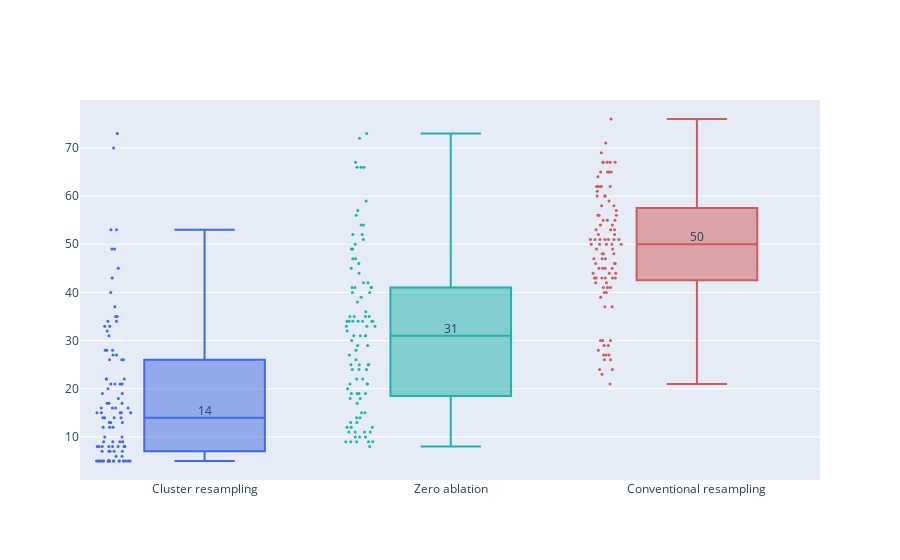
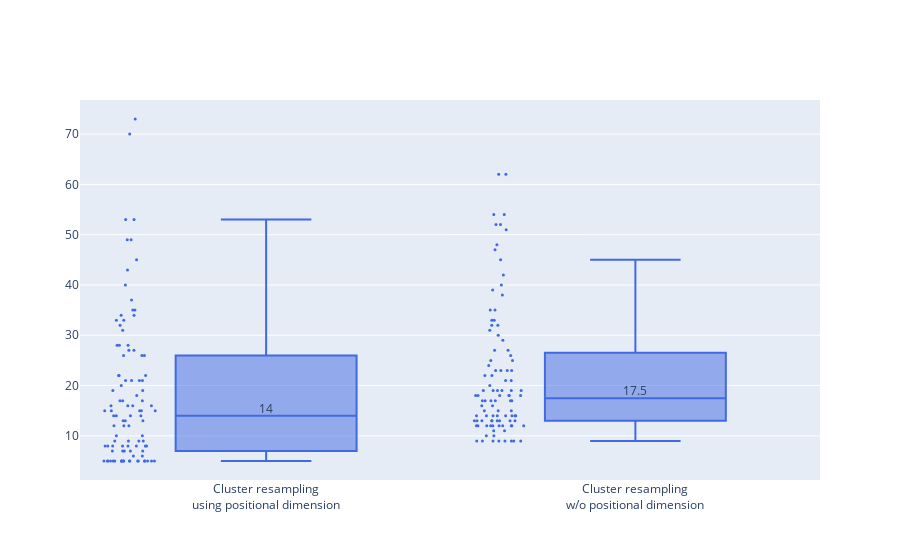

Notebook code cell kept with these figures, in order:
### Code cell
# Plot mean number of features for main strategies

import plotly.graph_objects as go
import pandas as pd

# Create a DataFrame by concatenating the data from all strategies
df = pd.concat([profile["data"] for profile in strategies.values()])

def show_figure(names: list[str], label_key: str = "label"):
    """
    Create a box plot to compare the number of features across different strategies.
    """
    fig = go.Figure()

    for strategy in names:
        strategy_data = df[df["strategy"] == strategy]
        median_value = strategy_data["num_features"].median()
        fig.add_trace(go.Box(
            x=strategy_data[label_key],
            y=strategy_data["num_features"],
            boxpoints="all",  # Show all points
            marker=dict(size=3),
            marker_color=strategies[strategy]["color"],
        ))
        # Add a text annotation
        fig.add_trace(go.Scatter(
            x=[strategy_data[label_key].iloc[0]],
            y=[median_value],
            mode="text",
            text=[f"{str(median_value).strip('0').strip('.')}"],
            textposition="top center",
            showlegend=False
        ))

    # Update layout
    fig.update_layout(
        xaxis=dict(title="", tickangle=0),
        yaxis=dict(title=""),
        showlegend=False,
    )

    fig.show()

# Show figure for different sets of strategies
show_figure(["cluster", "zero", "random"])
show_figure(["cluster", "cluster-nopos"], label_key="label_alt")

# Print average num_features for each strategy
for strategy, profile in strategies.items():
    mean_features = profile["data"]["num_features"].mean()
    print(f"Strategy: {strategy}, Average num_features: {mean_features:.2f}")

### Figure 1 — Plotly figure (JSON) as saved in the notebook; plotly's stock layout.template omitted (floating-point values rounded to 4 significant figures)
{"data": [{"boxpoints": "all", "marker": {"color": "royalblue", "size": 3}, "type": "box", "x": ["Cluster resampling", "Cluster resampling", "Cluster resampling", "Cluster resampling", "Cluster resampling", "Cluster resampling", "Cluster resampling", "Cluster resampling", "Cluster resampling", "Cluster resampling", "Cluster resampling", "Cluster resampling", "Cluster resampling", "Cluster resampling", "Cluster resampling", "Cluster resampling", "Cluster resampling", "Cluster resampling", "Cluster resampling", "Cluster resampling", "Cluster resampling", "Cluster resampling", "Cluster resampling", "Cluster resampling", "Cluster resampling", "Cluster resampling", "Cluster resampling", "Cluster resampling", "Cluster resampling", "Cluster resampling", "Cluster resampling", "Cluster resampling", "Cluster resampling", "Cluster resampling", "Cluster resampling", "Cluster resampling", "Cluster resampling", "Cluster resampling", "Cluster resampling", "Cluster resampling", "Cluster resampling", "Cluster resampling", "Cluster resampling", "Cluster resampling", "Cluster resampling", "Cluster resampling", "Cluster resampling", "Cluster resampling", "Cluster resampling", "Cluster resampling", "Cluster resampling", "Cluster resampling", "Cluster resampling", "Cluster resampling", "Cluster resampling", "Cluster resampling", "Cluster resampling", "Cluster resampling", "Cluster resampling", "Cluster resampling", "Cluster resampling", "Cluster resampling", "Cluster resampling", "Cluster resampling", "Cluster resampling", "Cluster resampling", "Cluster resampling", "Cluster resampling", "Cluster resampling", "Cluster resampling", "Cluster resampling", "Cluster resampling", "Cluster resampling", "Cluster resampling", "Cluster resampling", "Cluster resampling", "Cluster resampling", "Cluster resampling", "Cluster resampling", "Cluster resampling", "Cluster resampling", "Cluster resampling", "Cluster resampling", "Cluster resampling", "Cluster resampling", "Cluster resampling", "Cluster resampling", "Cluster resampling", "Cluster resampling", "Cluster resampling", "Cluster resampling", "Cluster resampling", "Cluster resampling", "Cluster resampling", "Cluster resampling", "Cluster resampling", "Cluster resampling", "Cluster resampling", "Cluster resampling", "Cluster resampling"], "y": [8, 5, 14, 9, 5, 21, 5, 33, 19, 16, 8, 22, 5, 26, 5, 12, 12, 20, 22, 43, 16, 5, 27, 12, 7, 16, 35, 8, 21, 7, 28, 5, 8, 8, 8, 15, 8, 9, 26, 6, 6, 15, 14, 9, 27, 5, 33, 5, 17, 34, 22, 5, 14, 31, 13, 10, 73, 45, 28, 21, 13, 28, 5, 53, 5, 7, 5, 18, 5, 16, 13, 37, 21, 5, 34, 19, 7, 14, 10, 5, 49, 40, 15, 49, 32, 26, 8, 5, 7, 5, 17, 15, 5, 15, 17, 9, 35, 70, 5, 53]}, {"mode": "text", "showlegend": false, "text": ["14"], "textposition": "top center", "type": "scatter", "x": ["Cluster resampling"], "y": [14]}, {"boxpoints": "all", "marker": {"color": "lightseagreen", "size": 3}, "type": "box", "x": ["Zero ablation", "Zero ablation", "Zero ablation", "Zero ablation", "Zero ablation", "Zero ablation", "Zero ablation", "Zero ablation", "Zero ablation", "Zero ablation", "Zero ablation", "Zero ablation", "Zero ablation", "Zero ablation", "Zero ablation", "Zero ablation", "Zero ablation", "Zero ablation", "Zero ablation", "Zero ablation", "Zero ablation", "Zero ablation", "Zero ablation", "Zero ablation", "Zero ablation", "Zero ablation", "Zero ablation", "Zero ablation", "Zero ablation", "Zero ablation", "Zero ablation", "Zero ablation", "Zero ablation", "Zero ablation", "Zero ablation", "Zero ablation", "Zero ablation", "Zero ablation", "Zero ablation", "Zero ablation", "Zero ablation", "Zero ablation", "Zero ablation", "Zero ablation", "Zero ablation", "Zero ablation", "Zero ablation", "Zero ablation", "Zero ablation", "Zero ablation", "Zero ablation", "Zero ablation", "Zero ablation", "Zero ablation", "Zero ablation", "Zero ablation", "Zero ablation", "Zero ablation", "Zero ablation", "Zero ablation", "Zero ablation", "Zero ablation", "Zero ablation", "Zero ablation", "Zero ablation", "Zero ablation", "Zero ablation", "Zero ablation", "Zero ablation", "Zero ablation", "Zero ablation", "Zero ablation", "Zero ablation", "Zero ablation", "Zero ablation", "Zero ablation", "Zero ablation", "Zero ablation", "Zero ablation", "Zero ablation", "Zero ablation", "Zero ablation", "Zero ablation", "Zero ablation", "Zero ablation", "Zero ablation", "Zero ablation", "Zero ablation", "Zero ablation", "Zero ablation", "Zero ablation", "Zero ablation", "Zero ablation", "Zero ablation", "Zero ablation", "Zero ablation", "Zero ablation", "Zero ablation", "Zero ablation", "Zero ablation"], "y": [26, 8, 21, 34, 10, 41, 14, 49, 51, 34, 21, 27, 9, 41, 10, 31, 39, 66, 52, 57, 19, 9, 46, 24, 19, 19, 40, 29, 41, 21, 28, 15, 35, 25, 20, 25, 22, 25, 29, 15, 31, 34, 40, 24, 31, 17, 30, 9, 47, 35, 66, 11, 50, 34, 24, 38, 66, 59, 47, 31, 12, 56, 12, 54, 10, 18, 12, 52, 11, 36, 42, 45, 41, 9, 33, 22, 34, 33, 34, 11, 54, 73, 35, 49, 32, 33, 18, 11, 19, 9, 34, 44, 13, 35, 14, 25, 42, 67, 13, 72]}, {"mode": "text", "showlegend": false, "text": ["31"], "textposition": "top center", "type": "scatter", "x": ["Zero ablation"], "y": [31]}, {"boxpoints": "all", "marker": {"color": "indianred", "size": 3}, "type": "box", "x": ["Conventional resampling", "Conventional resampling", "Conventional resampling", "Conventional resampling", "Conventional resampling", "Conventional resampling", "Conventional resampling", "Conventional resampling", "Conventional resampling", "Conventional resampling", "Conventional resampling", "Conventional resampling", "Conventional resampling", "Conventional resampling", "Conventional resampling", "Conventional resampling", "Conventional resampling", "Conventional resampling", "Conventional resampling", "Conventional resampling", "Conventional resampling", "Conventional resampling", "Conventional resampling", "Conventional resampling", "Conventional resampling", "Conventional resampling", "Conventional resampling", "Conventional resampling", "Conventional resampling", "Conventional resampling", "Conventional resampling", "Conventional resampling", "Conventional resampling", "Conventional resampling", "Conventional resampling", "Conventional resampling", "Conventional resampling", "Conventional resampling", "Conventional resampling", "Conventional resampling", "Conventional resampling", "Conventional resampling", "Conventional resampling", "Conventional resampling", "Conventional resampling", "Conventional resampling", "Conventional resampling", "Conventional resampling", "Conventional resampling", "Conventional resampling", "Conventional resampling", "Conventional resampling", "Conventional resampling", "Conventional resampling", "Conventional resampling", "Conventional resampling", "Conventional resampling", "Conventional resampling", "Conventional resampling", "Conventional resampling", "Conventional resampling", "Conventional resampling", "Conventional resampling", "Conventional resampling", "Conventional resampling", "Conventional resampling", "Conventional resampling", "Conventional resampling", "Conventional resampling", "Conventional resampling", "Conventional resampling", "Conventional resampling", "Conventional resampling", "Conventional resampling", "Conventional resampling", "Conventional resampling", "Conventional resampling", "Conventional resampling", "Conventional resampling", "Conventional resampling", "Conventional resampling", "Conventional resampling", "Conventional resampling", "Conventional resampling", "Conventional resampling", "Conventional resampling", "Conventional resampling", "Conventional resampling", "Conventional resampling", "Conventional resampling", "Conventional resampling", "Conventional resampling", "Conventional resampling", "Conventional resampling", "Conventional resampling", "Conventional resampling", "Conventional resampling", "Conventional resampling", "Conventional resampling", "Conventional resampling"], "y": [60, 26, 53, 61, 27, 52, 50, 46, 51, 51, 51, 69, 30, 43, 24, 45, 42, 43, 53, 71, 40, 37, 56, 51, 49, 55, 37, 41, 44, 52, 45, 29, 48, 58, 47, 43, 50, 55, 53, 62, 51, 40, 43, 67, 76, 47, 45, 30, 47, 62, 41, 56, 39, 60, 50, 45, 42, 46, 54, 67, 62, 65, 21, 44, 28, 56, 23, 51, 29, 65, 48, 44, 64, 30, 49, 50, 60, 57, 67, 27, 43, 62, 62, 51, 43, 67, 41, 26, 46, 24, 50, 54, 27, 48, 65, 59, 58, 55, 65, 67]}, {"mode": "text", "showlegend": false, "text": ["50"], "textposition": "top center", "type": "scatter", "x": ["Conventional resampling"], "y": [50]}], "layout": {"showlegend": false, "xaxis": {"tickangle": 0, "title": {"text": ""}}, "yaxis": {"title": {"text": ""}}}}

### Figure 2 — Plotly figure (JSON) as saved in the notebook; plotly's stock layout.template omitted (floating-point values rounded to 4 significant figures)
{"data": [{"boxpoints": "all", "marker": {"color": "royalblue", "size": 3}, "type": "box", "x": ["Cluster resampling<br>using positional dimension", "Cluster resampling<br>using positional dimension", "Cluster resampling<br>using positional dimension", "Cluster resampling<br>using positional dimension", "Cluster resampling<br>using positional dimension", "Cluster resampling<br>using positional dimension", "Cluster resampling<br>using positional dimension", "Cluster resampling<br>using positional dimension", "Cluster resampling<br>using positional dimension", "Cluster resampling<br>using positional dimension", "Cluster resampling<br>using positional dimension", "Cluster resampling<br>using positional dimension", "Cluster resampling<br>using positional dimension", "Cluster resampling<br>using positional dimension", "Cluster resampling<br>using positional dimension", "Cluster resampling<br>using positional dimension", "Cluster resampling<br>using positional dimension", "Cluster resampling<br>using positional dimension", "Cluster resampling<br>using positional dimension", "Cluster resampling<br>using positional dimension", "Cluster resampling<br>using positional dimension", "Cluster resampling<br>using positional dimension", "Cluster resampling<br>using positional dimension", "Cluster resampling<br>using positional dimension", "Cluster resampling<br>using positional dimension", "Cluster resampling<br>using positional dimension", "Cluster resampling<br>using positional dimension", "Cluster resampling<br>using positional dimension", "Cluster resampling<br>using positional dimension", "Cluster resampling<br>using positional dimension", "Cluster resampling<br>using positional dimension", "Cluster resampling<br>using positional dimension", "Cluster resampling<br>using positional dimension", "Cluster resampling<br>using positional dimension", "Cluster resampling<br>using positional dimension", "Cluster resampling<br>using positional dimension", "Cluster resampling<br>using positional dimension", "Cluster resampling<br>using positional dimension", "Cluster resampling<br>using positional dimension", "Cluster resampling<br>using positional dimension", "Cluster resampling<br>using positional dimension", "Cluster resampling<br>using positional dimension", "Cluster resampling<br>using positional dimension", "Cluster resampling<br>using positional dimension", "Cluster resampling<br>using positional dimension", "Cluster resampling<br>using positional dimension", "Cluster resampling<br>using positional dimension", "Cluster resampling<br>using positional dimension", "Cluster resampling<br>using positional dimension", "Cluster resampling<br>using positional dimension", "Cluster resampling<br>using positional dimension", "Cluster resampling<br>using positional dimension", "Cluster resampling<br>using positional dimension", "Cluster resampling<br>using positional dimension", "Cluster resampling<br>using positional dimension", "Cluster resampling<br>using positional dimension", "Cluster resampling<br>using positional dimension", "Cluster resampling<br>using positional dimension", "Cluster resampling<br>using positional dimension", "Cluster resampling<br>using positional dimension", "Cluster resampling<br>using positional dimension", "Cluster resampling<br>using positional dimension", "Cluster resampling<br>using positional dimension", "Cluster resampling<br>using positional dimension", "Cluster resampling<br>using positional dimension", "Cluster resampling<br>using positional dimension", "Cluster resampling<br>using positional dimension", "Cluster resampling<br>using positional dimension", "Cluster resampling<br>using positional dimension", "Cluster resampling<br>using positional dimension", "Cluster resampling<br>using positional dimension", "Cluster resampling<br>using positional dimension", "Cluster resampling<br>using positional dimension", "Cluster resampling<br>using positional dimension", "Cluster resampling<br>using positional dimension", "Cluster resampling<br>using positional dimension", "Cluster resampling<br>using positional dimension", "Cluster resampling<br>using positional dimension", "Cluster resampling<br>using positional dimension", "Cluster resampling<br>using positional dimension", "Cluster resampling<br>using positional dimension", "Cluster resampling<br>using positional dimension", "Cluster resampling<br>using positional dimension", "Cluster resampling<br>using positional dimension", "Cluster resampling<br>using positional dimension", "Cluster resampling<br>using positional dimension", "Cluster resampling<br>using positional dimension", "Cluster resampling<br>using positional dimension", "Cluster resampling<br>using positional dimension", "Cluster resampling<br>using positional dimension", "Cluster resampling<br>using positional dimension", "Cluster resampling<br>using positional dimension", "Cluster resampling<br>using positional dimension", "Cluster resampling<br>using positional dimension", "Cluster resampling<br>using positional dimension", "Cluster resampling<br>using positional dimension", "Cluster resampling<br>using positional dimension", "Cluster resampling<br>using positional dimension", "Cluster resampling<br>using positional dimension", "Cluster resampling<br>using positional dimension"], "y": [8, 5, 14, 9, 5, 21, 5, 33, 19, 16, 8, 22, 5, 26, 5, 12, 12, 20, 22, 43, 16, 5, 27, 12, 7, 16, 35, 8, 21, 7, 28, 5, 8, 8, 8, 15, 8, 9, 26, 6, 6, 15, 14, 9, 27, 5, 33, 5, 17, 34, 22, 5, 14, 31, 13, 10, 73, 45, 28, 21, 13, 28, 5, 53, 5, 7, 5, 18, 5, 16, 13, 37, 21, 5, 34, 19, 7, 14, 10, 5, 49, 40, 15, 49, 32, 26, 8, 5, 7, 5, 17, 15, 5, 15, 17, 9, 35, 70, 5, 53]}, {"mode": "text", "showlegend": false, "text": ["14"], "textposition": "top center", "type": "scatter", "x": ["Cluster resampling<br>using positional dimension"], "y": [14]}, {"boxpoints": "all", "marker": {"color": "royalblue", "size": 3}, "type": "box", "x": ["Cluster resampling<br>w/o positional dimension", "Cluster resampling<br>w/o positional dimension", "Cluster resampling<br>w/o positional dimension", "Cluster resampling<br>w/o positional dimension", "Cluster resampling<br>w/o positional dimension", "Cluster resampling<br>w/o positional dimension", "Cluster resampling<br>w/o positional dimension", "Cluster resampling<br>w/o positional dimension", "Cluster resampling<br>w/o positional dimension", "Cluster resampling<br>w/o positional dimension", "Cluster resampling<br>w/o positional dimension", "Cluster resampling<br>w/o positional dimension", "Cluster resampling<br>w/o positional dimension", "Cluster resampling<br>w/o positional dimension", "Cluster resampling<br>w/o positional dimension", "Cluster resampling<br>w/o positional dimension", "Cluster resampling<br>w/o positional dimension", "Cluster resampling<br>w/o positional dimension", "Cluster resampling<br>w/o positional dimension", "Cluster resampling<br>w/o positional dimension", "Cluster resampling<br>w/o positional dimension", "Cluster resampling<br>w/o positional dimension", "Cluster resampling<br>w/o positional dimension", "Cluster resampling<br>w/o positional dimension", "Cluster resampling<br>w/o positional dimension", "Cluster resampling<br>w/o positional dimension", "Cluster resampling<br>w/o positional dimension", "Cluster resampling<br>w/o positional dimension", "Cluster resampling<br>w/o positional dimension", "Cluster resampling<br>w/o positional dimension", "Cluster resampling<br>w/o positional dimension", "Cluster resampling<br>w/o positional dimension", "Cluster resampling<br>w/o positional dimension", "Cluster resampling<br>w/o positional dimension", "Cluster resampling<br>w/o positional dimension", "Cluster resampling<br>w/o positional dimension", "Cluster resampling<br>w/o positional dimension", "Cluster resampling<br>w/o positional dimension", "Cluster resampling<br>w/o positional dimension", "Cluster resampling<br>w/o positional dimension", "Cluster resampling<br>w/o positional dimension", "Cluster resampling<br>w/o positional dimension", "Cluster resampling<br>w/o positional dimension", "Cluster resampling<br>w/o positional dimension", "Cluster resampling<br>w/o positional dimension", "Cluster resampling<br>w/o positional dimension", "Cluster resampling<br>w/o positional dimension", "Cluster resampling<br>w/o positional dimension", "Cluster resampling<br>w/o positional dimension", "Cluster resampling<br>w/o positional dimension", "Cluster resampling<br>w/o positional dimension", "Cluster resampling<br>w/o positional dimension", "Cluster resampling<br>w/o positional dimension", "Cluster resampling<br>w/o positional dimension", "Cluster resampling<br>w/o positional dimension", "Cluster resampling<br>w/o positional dimension", "Cluster resampling<br>w/o positional dimension", "Cluster resampling<br>w/o positional dimension", "Cluster resampling<br>w/o positional dimension", "Cluster resampling<br>w/o positional dimension", "Cluster resampling<br>w/o positional dimension", "Cluster resampling<br>w/o positional dimension", "Cluster resampling<br>w/o positional dimension", "Cluster resampling<br>w/o positional dimension", "Cluster resampling<br>w/o positional dimension", "Cluster resampling<br>w/o positional dimension", "Cluster resampling<br>w/o positional dimension", "Cluster resampling<br>w/o positional dimension", "Cluster resampling<br>w/o positional dimension", "Cluster resampling<br>w/o positional dimension", "Cluster resampling<br>w/o positional dimension", "Cluster resampling<br>w/o positional dimension", "Cluster resampling<br>w/o positional dimension", "Cluster resampling<br>w/o positional dimension", "Cluster resampling<br>w/o positional dimension", "Cluster resampling<br>w/o positional dimension", "Cluster resampling<br>w/o positional dimension", "Cluster resampling<br>w/o positional dimension", "Cluster resampling<br>w/o positional dimension", "Cluster resampling<br>w/o positional dimension", "Cluster resampling<br>w/o positional dimension", "Cluster resampling<br>w/o positional dimension", "Cluster resampling<br>w/o positional dimension", "Cluster resampling<br>w/o positional dimension", "Cluster resampling<br>w/o positional dimension", "Cluster resampling<br>w/o positional dimension", "Cluster resampling<br>w/o positional dimension", "Cluster resampling<br>w/o positional dimension", "Cluster resampling<br>w/o positional dimension", "Cluster resampling<br>w/o positional dimension", "Cluster resampling<br>w/o positional dimension", "Cluster resampling<br>w/o positional dimension", "Cluster resampling<br>w/o positional dimension", "Cluster resampling<br>w/o positional dimension", "Cluster resampling<br>w/o positional dimension", "Cluster resampling<br>w/o positional dimension", "Cluster resampling<br>w/o positional dimension", "Cluster resampling<br>w/o positional dimension", "Cluster resampling<br>w/o positional dimension", "Cluster resampling<br>w/o positional dimension"], "y": [16, 9, 15, 12, 9, 23, 14, 48, 21, 17, 12, 30, 9, 32, 12, 19, 14, 20, 29, 52, 19, 12, 23, 17, 14, 18, 51, 10, 23, 13, 24, 9, 14, 12, 11, 17, 15, 14, 25, 15, 12, 16, 14, 12, 27, 12, 40, 13, 21, 33, 18, 13, 18, 35, 18, 13, 42, 52, 26, 27, 19, 33, 9, 54, 13, 11, 12, 22, 10, 17, 19, 38, 22, 9, 32, 17, 13, 18, 14, 9, 45, 54, 19, 47, 31, 35, 13, 18, 13, 12, 25, 19, 13, 17, 23, 14, 39, 62, 9, 62]}, {"mode": "text", "showlegend": false, "text": ["17.5"], "textposition": "top center", "type": "scatter", "x": ["Cluster resampling<br>w/o positional dimension"], "y": [17.5]}], "layout": {"showlegend": false, "xaxis": {"tickangle": 0, "title": {"text": ""}}, "yaxis": {"title": {"text": ""}}}}
